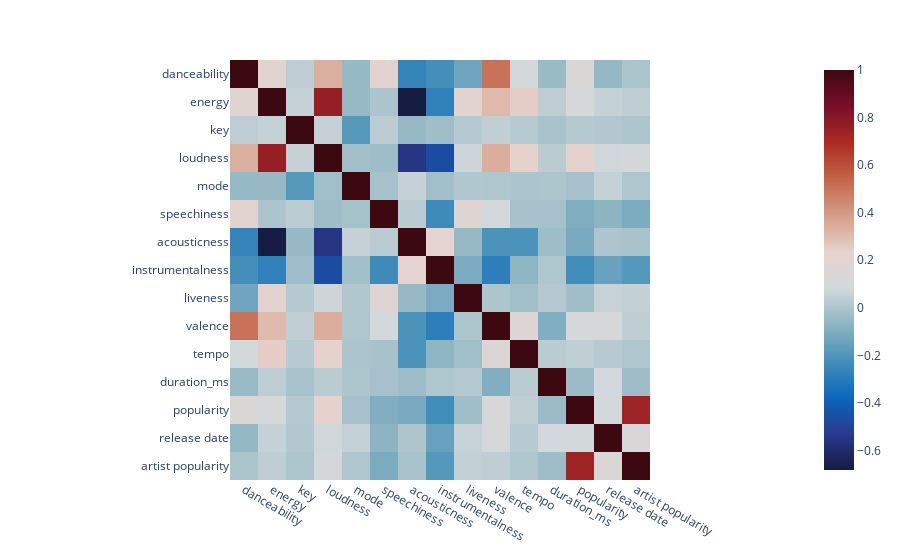

The code cell stored with this chart in its notebook:
### Code cell
import plotly.express as px
df_var = df[df.columns[6:]]
fig = px.imshow(df_var.corr(), x =df_var.columns, y = df_var.columns, color_continuous_scale="balance")
fig.show()

### Figure 1 — Plotly figure (JSON) as saved in the notebook; plotly's stock layout.template omitted (floating-point values rounded to 4 significant figures; data arrays with more than 128 entries replaced by an {"elided": "..."} marker saying what was removed)
{"data": [{"coloraxis": "coloraxis", "hovertemplate": "x: %{x}<br>y: %{y}<br>color: %{z}<extra></extra>", "type": "heatmap", "x": ["danceability", "energy", "key", "loudness", "mode", "speechiness", "acousticness", "instrumentalness", "liveness", "valence", "tempo", "duration_ms", "popularity", "release date", "artist popularity"], "y": ["danceability", "energy", "key", "loudness", "mode", "speechiness", "acousticness", "instrumentalness", "liveness", "valence", "tempo", "duration_ms", "popularity", "release date", "artist popularity"], "z": {"elided": "15x15 float values"}}], "layout": {"coloraxis": {"colorscale": [[0, "rgb(23, 28, 66)"], [0.09091, "rgb(41, 58, 143)"], [0.1818, "rgb(11, 102, 189)"], [0.2727, "rgb(69, 144, 185)"], [0.3636, "rgb(142, 181, 194)"], [0.4545, "rgb(210, 216, 219)"], [0.5455, "rgb(230, 210, 204)"], [0.6364, "rgb(213, 157, 137)"], [0.7273, "rgb(196, 101, 72)"], [0.8182, "rgb(172, 43, 36)"], [0.9091, "rgb(120, 14, 40)"], [1, "rgb(60, 9, 17)"]]}, "margin": {"t": 60}, "xaxis": {"constrain": "domain", "scaleanchor": "y"}, "yaxis": {"autorange": "reversed", "constrain": "domain"}}}
